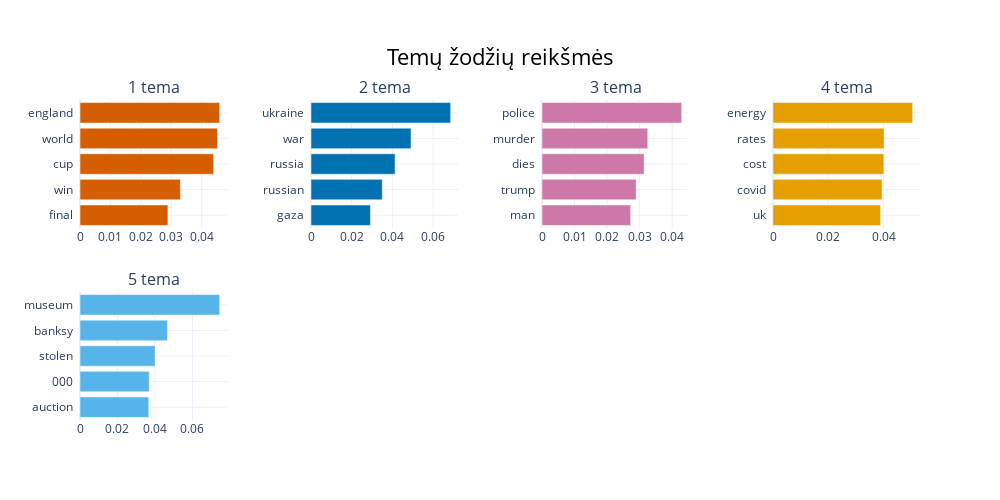
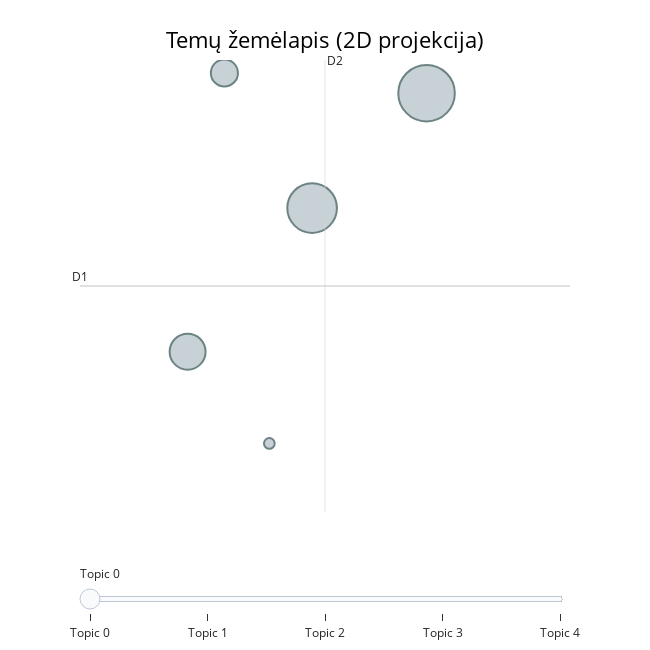
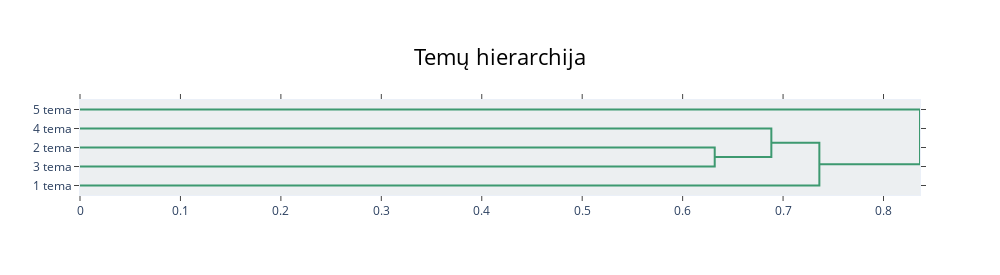

The notebook cell saved with these charts, in order:
### Code cell
# ---- Create new labels ----
topic_ids = topic_model_1.get_topic_info().Topic.tolist()
topic_ids = [t for t in topic_ids if t != -1]

new_labels = {topic_id: f"{topic_id + 1} tema" for topic_id in topic_ids}
new_labels[-1] = "Kitos (nepriskirtos)"

topic_model_1.set_topic_labels(new_labels)

# ---- 1) Barchart with custom labels + custom title ----
fig_bar = topic_model_1.visualize_barchart(
    top_n_topics=7,
    custom_labels=new_labels
)

fig_bar.update_layout(title_text="Temų žodžių reikšmės")
fig_bar.show()

# ---- 2) 2D topics with custom labels + custom title ----
fig_topics = topic_model_1.visualize_topics(
    custom_labels=new_labels
)

fig_topics.update_layout(title_text="Temų žemėlapis (2D projekcija)")
fig_topics.show()

# ---- 3) Hierarchy with custom labels + custom title ----
fig_h = topic_model_1.visualize_hierarchy(
    custom_labels=new_labels
)

fig_h.update_layout(title_text="Temų hierarchija")
fig_h.show()

### Figure 1 — Plotly figure (JSON) as saved in the notebook; plotly's stock layout.template omitted (floating-point values rounded to 4 significant figures)
{"data": [{"marker": {"color": "#D55E00"}, "orientation": "h", "type": "bar", "x": [0.02891, 0.03301, 0.04393, 0.04523, 0.04592], "xaxis": "x", "y": ["final  ", "win  ", "cup  ", "world  ", "england  "], "yaxis": "y"}, {"marker": {"color": "#0072B2"}, "orientation": "h", "type": "bar", "x": [0.0292, 0.03499, 0.04129, 0.04911, 0.06858], "xaxis": "x2", "y": ["gaza  ", "russian  ", "russia  ", "war  ", "ukraine  "], "yaxis": "y2"}, {"marker": {"color": "#CC79A7"}, "orientation": "h", "type": "bar", "x": [0.02725, 0.02892, 0.03138, 0.0325, 0.04291], "xaxis": "x3", "y": ["man  ", "trump  ", "dies  ", "murder  ", "police  "], "yaxis": "y3"}, {"marker": {"color": "#E69F00"}, "orientation": "h", "type": "bar", "x": [0.03894, 0.03948, 0.0401, 0.04019, 0.05052], "xaxis": "x4", "y": ["uk  ", "covid  ", "cost  ", "rates  ", "energy  "], "yaxis": "y4"}, {"marker": {"color": "#56B4E9"}, "orientation": "h", "type": "bar", "x": [0.03668, 0.03692, 0.04005, 0.04666, 0.07451], "xaxis": "x5", "y": ["auction  ", "000  ", "stolen  ", "banksy  ", "museum  "], "yaxis": "y5"}], "layout": {"annotations": [{"font": {"size": 16}, "showarrow": false, "text": "1 tema", "x": 0.0875, "xanchor": "center", "xref": "paper", "y": 1, "yanchor": "bottom", "yref": "paper"}, {"font": {"size": 16}, "showarrow": false, "text": "2 tema", "x": 0.3625, "xanchor": "center", "xref": "paper", "y": 1, "yanchor": "bottom", "yref": "paper"}, {"font": {"size": 16}, "showarrow": false, "text": "3 tema", "x": 0.6375, "xanchor": "center", "xref": "paper", "y": 1, "yanchor": "bottom", "yref": "paper"}, {"font": {"size": 16}, "showarrow": false, "text": "4 tema", "x": 0.9125, "xanchor": "center", "xref": "paper", "y": 1, "yanchor": "bottom", "yref": "paper"}, {"font": {"size": 16}, "showarrow": false, "text": "5 tema", "x": 0.0875, "xanchor": "center", "xref": "paper", "y": 0.4, "yanchor": "bottom", "yref": "paper"}], "height": 500, "hoverlabel": {"bgcolor": "white", "font": {"family": "Rockwell", "size": 16}}, "showlegend": false, "title": {"font": {"color": "Black", "size": 22}, "text": "Temų žodžių reikšmės", "x": 0.5, "xanchor": "center", "yanchor": "top"}, "width": 1000, "xaxis": {"anchor": "y", "domain": [0, 0.175], "showgrid": true}, "xaxis2": {"anchor": "y2", "domain": [0.275, 0.45], "showgrid": true}, "xaxis3": {"anchor": "y3", "domain": [0.55, 0.725], "showgrid": true}, "xaxis4": {"anchor": "y4", "domain": [0.825, 1], "showgrid": true}, "xaxis5": {"anchor": "y5", "domain": [0, 0.175], "showgrid": true}, "xaxis6": {"anchor": "y6", "domain": [0.275, 0.45], "showgrid": true}, "xaxis7": {"anchor": "y7", "domain": [0.55, 0.725], "showgrid": true}, "xaxis8": {"anchor": "y8", "domain": [0.825, 1], "showgrid": true}, "yaxis": {"anchor": "x", "domain": [0.6, 1], "showgrid": true}, "yaxis2": {"anchor": "x2", "domain": [0.6, 1], "showgrid": true}, "yaxis3": {"anchor": "x3", "domain": [0.6, 1], "showgrid": true}, "yaxis4": {"anchor": "x4", "domain": [0.6, 1], "showgrid": true}, "yaxis5": {"anchor": "x5", "domain": [0, 0.4], "showgrid": true}, "yaxis6": {"anchor": "x6", "domain": [0, 0.4], "showgrid": true}, "yaxis7": {"anchor": "x7", "domain": [0, 0.4], "showgrid": true}, "yaxis8": {"anchor": "x8", "domain": [0, 0.4], "showgrid": true}}}

### Figure 2 — Plotly figure (JSON) as saved in the notebook; plotly's stock layout.template omitted (floating-point values rounded to 4 significant figures)
{"data": [{"customdata": [[0, "1 tema", 11215], [1, "2 tema", 8638], [2, "3 tema", 4529], [3, "4 tema", 2572], [4, "5 tema", 401]], "hovertemplate": "<b>Topic %{customdata[0]}</b><br>%{customdata[1]}<br>Size: %{customdata[2]}", "legendgroup": "", "marker": {"color": "#B0BEC5", "line": {"color": "DarkSlateGrey", "width": 2}, "size": [11215, 8638, 4529, 2572, 401], "sizemode": "area", "sizeref": 7.009, "symbol": "circle"}, "mode": "markers", "name": "", "orientation": "v", "showlegend": false, "type": "scatter", "x": [5.364, 4.722, 4.024, 4.23, 4.482], "xaxis": "x", "y": [-0.5278, -1.096, -1.806, -0.428, -2.259], "yaxis": "y"}], "layout": {"annotations": [{"showarrow": false, "text": "D1", "x": 3.42, "y": -1.481, "yshift": 10}, {"showarrow": false, "text": "D2", "x": 4.795, "xshift": 10, "y": -0.3638}], "height": 650, "hoverlabel": {"bgcolor": "white", "font": {"family": "Rockwell", "size": 16}}, "legend": {"itemsizing": "constant", "tracegroupgap": 0}, "margin": {"t": 60}, "shapes": [{"line": {"color": "#CFD8DC", "width": 2}, "type": "line", "x0": 4.795, "x1": 4.795, "y0": -2.598, "y1": -0.3638}, {"line": {"color": "#9E9E9E", "width": 2}, "type": "line", "x0": 3.42, "x1": 6.169, "y0": -1.481, "y1": -1.481}], "sliders": [{"active": 0, "pad": {"t": 50}, "steps": [{"args": [{"marker.color": [["red", "#B0BEC5", "#B0BEC5", "#B0BEC5", "#B0BEC5"]]}], "label": "Topic 0", "method": "update"}, {"args": [{"marker.color": [["#B0BEC5", "red", "#B0BEC5", "#B0BEC5", "#B0BEC5"]]}], "label": "Topic 1", "method": "update"}, {"args": [{"marker.color": [["#B0BEC5", "#B0BEC5", "red", "#B0BEC5", "#B0BEC5"]]}], "label": "Topic 2", "method": "update"}, {"args": [{"marker.color": [["#B0BEC5", "#B0BEC5", "#B0BEC5", "red", "#B0BEC5"]]}], "label": "Topic 3", "method": "update"}, {"args": [{"marker.color": [["#B0BEC5", "#B0BEC5", "#B0BEC5", "#B0BEC5", "red"]]}], "label": "Topic 4", "method": "update"}]}], "title": {"font": {"color": "Black", "size": 22}, "text": "Temų žemėlapis (2D projekcija)", "x": 0.5, "xanchor": "center", "y": 0.95, "yanchor": "top"}, "width": 650, "xaxis": {"anchor": "y", "domain": [0, 1], "range": [3.42, 6.169], "title": {"text": ""}, "visible": false}, "yaxis": {"anchor": "x", "domain": [0, 1], "range": [-2.598, -0.3638], "title": {"text": ""}, "visible": false}}}

### Figure 3 — Plotly figure (JSON) as saved in the notebook; plotly's stock layout.template omitted (floating-point values rounded to 4 significant figures)
{"data": [{"hoverinfo": "text", "marker": {"color": "rgb(61,153,112)"}, "mode": "lines", "type": "scatter", "x": [0.0, 0.6319, 0.6319, 0.0], "xaxis": "x", "y": [-25.0, -25.0, -35.0, -35.0], "yaxis": "y"}, {"hoverinfo": "text", "marker": {"color": "rgb(61,153,112)"}, "mode": "lines", "type": "scatter", "x": [0.0, 0.6883, 0.6883, 0.6319], "xaxis": "x", "y": [-15.0, -15.0, -30.0, -30.0], "yaxis": "y"}, {"hoverinfo": "text", "marker": {"color": "rgb(61,153,112)"}, "mode": "lines", "type": "scatter", "x": [0.6883, 0.7361, 0.7361, 0.0], "xaxis": "x", "y": [-22.5, -22.5, -45.0, -45.0], "yaxis": "y"}, {"hoverinfo": "text", "marker": {"color": "rgb(61,153,112)"}, "mode": "lines", "type": "scatter", "x": [0.0, 0.8363, 0.8363, 0.7361], "xaxis": "x", "y": [-5.0, -5.0, -33.75, -33.75], "yaxis": "y"}], "layout": {"autosize": false, "height": 275, "hoverlabel": {"bgcolor": "white", "font": {"family": "Rockwell", "size": 16}}, "hovermode": "closest", "plot_bgcolor": "#ECEFF1", "showlegend": false, "title": {"font": {"color": "Black", "size": 22}, "text": "Temų hierarchija", "x": 0.5, "xanchor": "center", "yanchor": "top"}, "width": 1000, "xaxis": {"mirror": "allticks", "rangemode": "tozero", "showgrid": false, "showline": true, "showticklabels": true, "ticks": "outside", "type": "linear", "zeroline": false}, "yaxis": {"mirror": "allticks", "range": [-50, 0], "rangemode": "tozero", "showgrid": false, "showline": true, "showticklabels": true, "tickmode": "array", "ticks": "outside", "ticktext": ["5 tema", "4 tema", "2 tema", "3 tema", "1 tema"], "tickvals": [-5, -15, -25, -35, -45], "type": "linear", "zeroline": false}}}
